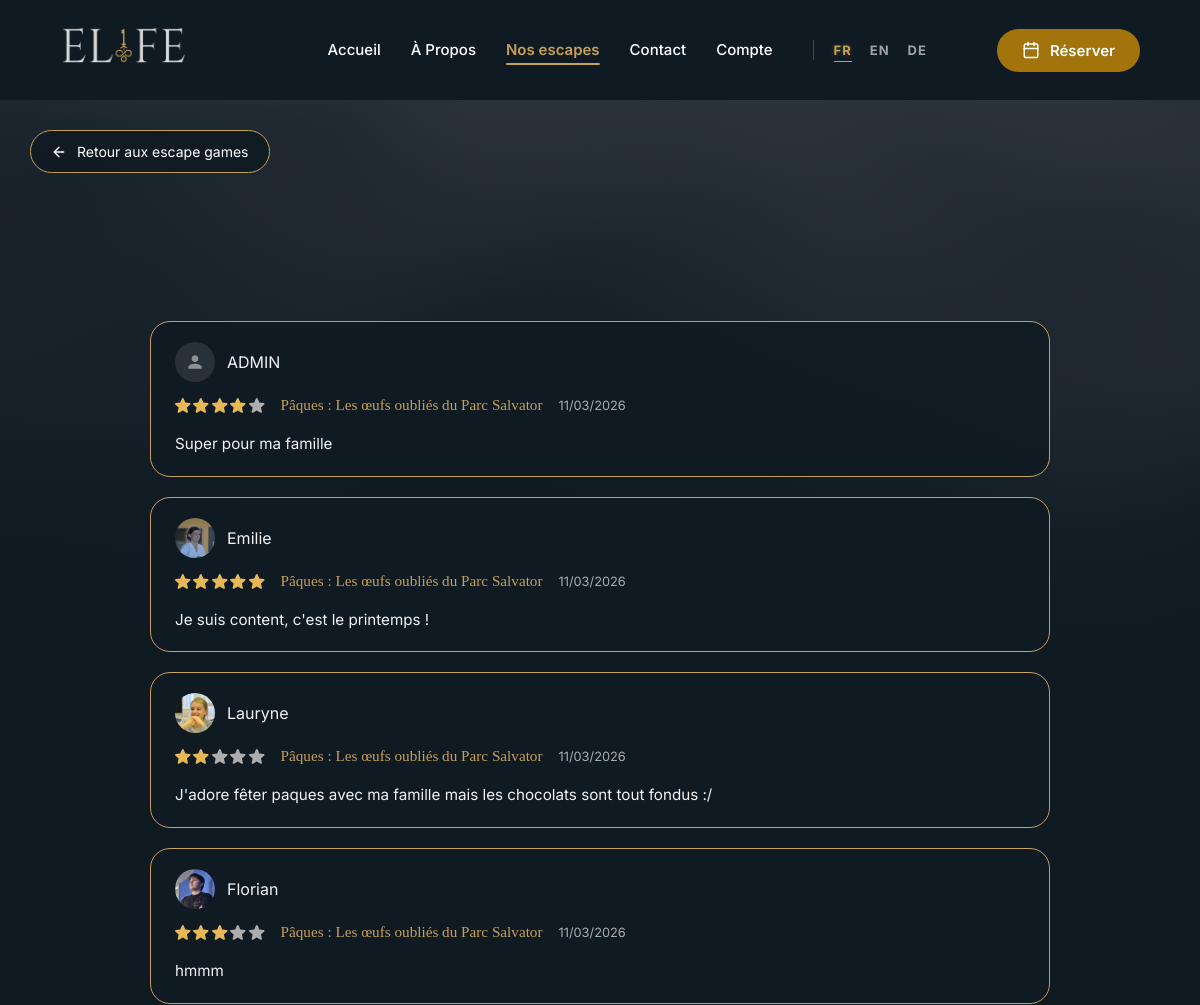
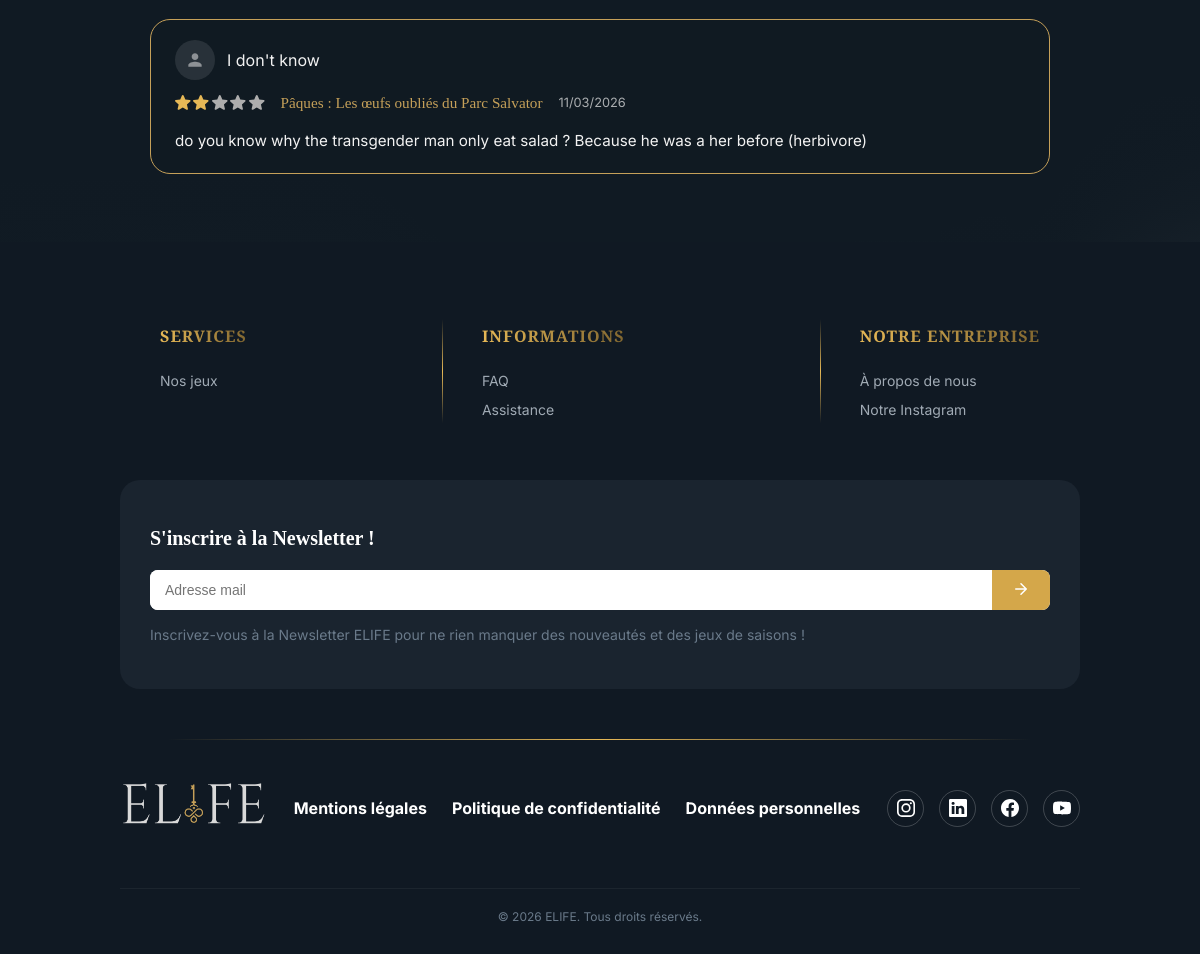
The page /index.php?action=pageVoirToutLesAvis&idEscapeGame=17 on the database its author committed (2 pictures, top to bottom).
### tables this page shows
CREATE TABLE `evaluer` (
  `id_avis` int(11) NOT NULL,
  `note` int(11) NOT NULL,
  `commentaire` text NOT NULL,
  `avis_date` date NOT NULL,
  `id_utilisateur` int(11) NOT NULL,
  `id_escape` int(11) NOT NULL
);

CREATE TABLE `utilisateur` (
  `id_utilisateur` int(11) NOT NULL,
  `nom` varchar(30) NOT NULL,
  `prenom` varchar(30) NOT NULL,
  `mail` varchar(50) NOT NULL,
  `tel` varchar(15) NOT NULL,
  `mdp` varchar(255) NOT NULL,
  `statut` int(11) NOT NULL
);

CREATE TABLE `escape` (
  `id_escape` int(11) NOT NULL,
  `nom` varchar(65) NOT NULL,
  `description` text NOT NULL,
  `lieu` varchar(50) NOT NULL,
  `duree` int(11) NOT NULL,
  `nbr_pers_min` int(11) NOT NULL,
  `nbr_pers_max` int(11) NOT NULL
);

### vue/vue.class.php (called while the page is built, shortened)
<?php
class vue
{
  private $fichierVue;
  public function __construct($action)
  {
    $this->fichierVue = "vue/vue" . $action . ".php";
  }
  public function afficher($data)
  {
    if (!isset($_SESSION["acces"]) || empty($_SESSION["acces"])) {
      require "composants/header/header_deconnecte.php";
    } elseif (isset($_SESSION['statut']) && $_SESSION['statut'] == 2) {
      ob_start();
      require "composants/header/header_admin.php";
      $header = ob_get_clean();
    } else {
      ob_start();
      require "composants/header/header_connecte.php";
      $header = ob_get_clean();
    }
    require "composants/footer/footer_deconnecte.php";
    require $this->fichierVue;
    require "gabarit.php";
  }
}

### index.php (called while the page is built, shortened)
<?php
require "includes/default_config.php";
$routeur = new routeur();
$routeur->routerRequete();

### modele/escapeGames.class.php (called while the page is built, shortened)
<?php
require_once "modele/database.class.php";
class escapeGames extends database
{
    public function afficherGame($idEscapeGame)
    {
        $req = 'SELECT * FROM escape WHERE escape.id_escape = ?';
        $afficherGame = $this->execReqPrep($req, array($idEscapeGame));
        return $afficherGame;
    }
    public function afficherAvis($idEscapeGame)
    {
        $req = 'SELECT evaluer.id_avis, evaluer.note, evaluer.commentaire, evaluer.avis_date, evaluer.id_escape, evaluer.id_utilisateur, utilisateur.nom, utilisateur.prenom
        FROM evaluer
        INNER JOIN escape ON evaluer.id_escape = escape.id_escape
        INNER JOIN utilisateur ON evaluer.id_utilisateur = utilisateur.id_utilisateur
        WHERE evaluer.id_escape = ?;';
        $afficherAvis = $this->execReqPrep($req, array($idEscapeGame));
        return $afficherAvis;
    }
}

### modele/database.class.php (called while the page is built, shortened)
<?php
abstract class database
{
  private $bdd;
  protected function execReqPrep($req, $data)
  {
    $reponse = $this->connexionBDD()->prepare($req);
    if ($reponse->execute($data)) {
      $resultat = $reponse->fetchAll(PDO::FETCH_ASSOC);
      return is_array($resultat) ? $resultat : [];
    }
    return FALSE;
  }
  private function connexionBDD()
  {
    global $Conf;
    if (!isset($this->bdd))
      try {
        $options = array(PDO::MYSQL_ATTR_INIT_COMMAND => "SET NAMES utf8");
        $this->bdd = new PDO('mysql:host=' . $Conf->DBHost . ';dbname=' . $Conf->DBName, $Conf->DBUser, $Conf->DBPwd, $options);
      } catch (Exception $err) {
        throw new Exception("Connexion à la BDD");
      }
    return $this->bdd;
  }
}

### includes/default_config.php (called while the page is built, shortened)
<?php
$Conf = new stdClass();
$Conf->DBHost = Config::$DBHOST ?? "localhost";
$Conf->DBName = Config::$DBNAME ?? "";
$Conf->DBUser = Config::$DBUSER ?? "root";
$Conf->DBPwd = Config::$DBPWD ?? "admin";

### vue/vueVoirToutLesAvis.php (the view, shortened to what this page needs)
<?php
$style = '<link rel="stylesheet" href="styles/VoirToutLesAvis.css">';
?>
<div class="avis-page-wrapper">
    <a href="index.php?action=escapeGames" class="btn-retour btn-retour-absolu">
        <svg xmlns="http://www.w3.org/2000/svg" width="16" height="16" viewBox="0 0 24 24" fill="none"
            stroke="currentColor" stroke-width="2" stroke-linecap="round" stroke-linejoin="round">
            <line x1="19" y1="12" x2="5" y2="12"></line>
            <polyline points="12 19 5 12 12 5"></polyline>
        </svg>
        <span id="btnRetourTexte">Retour aux escape games</span>
    </a>
<div class="avis-page">
    <div class="avis-page">
        <?php if (!empty($avis) && $avis != 0): ?>
            <?php foreach ($avis as $evaluation): ?>
                <?php $note = max(0, min(5, (int) $evaluation['note'])); ?>
                <?php
                $dossierPhotos = "photos_utilisateurs/";
                $idUtilisateur = $evaluation['id_utilisateur'] ?? null;
                $photoUtilisateur = null;
                if ($idUtilisateur !== null) {
                    $extensions = ['jpg', 'jpeg', 'png', 'webp'];
                    foreach ($extensions as $ext) {
                        $fichier = $dossierPhotos . $idUtilisateur . "." . $ext;
                        if (file_exists($fichier)) {
                            $photoUtilisateur = $fichier;
                            break;
                        }
                    }
                }
                ?>
                <div class="avis" data-note="<?= $note ?>">
                    <div class="container-avis">
                        <div class="top-avis">
                            <div class="photo-de-profil">
                                <?php if ($photoUtilisateur): ?>
                                    <img src="<?= htmlspecialchars($photoUtilisateur) ?>"
                                        alt="Photo de <?= htmlspecialchars($evaluation['prenom']) ?>">
                                <?php else: ?>
                                    <div class="photo-de-profil-placeholder" aria-hidden="true">
                                        <svg width="40" height="40" viewBox="0 0 24 24" fill="none"
                                            xmlns="http://www.w3.org/2000/svg">
                                            <path
                                                d="M12 12C14.21 12 16 10.21 16 8C16 5.79 14.21 4 12 4C9.79 4 8 5.79 8 8C8 10.21 9.79 12 12 12ZM12 14C9.33 14 4 15.34 4 18V20H20V18C20 15.34 14.67 14 12 14Z"
                                                fill="currentColor" />
                                        </svg>
                                    </div>
                                <?php endif; ?>
                                <div class="pseudo"><?= htmlspecialchars($evaluation['prenom']) ?></div>
                            </div>
                        </div>
                        <div class="meta-avis">
                            <div class="note">
                                <?php for ($i = 0; $i < $note; $i++): ?>
                                    <img src="images/etoileAvisOr.svg" alt="Etoile or">
                                <?php endfor; ?>
                                <?php for ($i = 0; $i < 5 - $note; $i++): ?>
                                    <img src="images/etoileAvisGrise.svg" alt="Etoile grise">
                                <?php endfor; ?>
                            </div>
                            <div class="nom-escape"><?= htmlspecialchars($escapeGame[0]['nom']) ?></div>
                            <div class="date-publication"><?= date('d/m/Y', strtotime($evaluation['avis_date'])) ?></div>
                        </div>
                    </div>
                    <div class="message"><?= htmlspecialchars($evaluation['commentaire']) ?></div>
                </div>
            <?php endforeach; ?>
        <?php endif; ?>
    </div>
</div>

### rows shown on the page
evaluer: id_utilisateur.prenom "ADMIN", note 4 (drawn), id_escape.nom "Pâques : Les œufs oubliés du Parc Salvator", avis_date "11/03/2026", commentaire "Super pour ma famille"
evaluer: shows a picture, id_utilisateur.prenom "Emilie", note 5 (drawn), id_escape.nom "Pâques : Les œufs oubliés du Parc Salvator", avis_date "11/03/2026", commentaire "Je suis content, c'est le printemps !"
evaluer: shows a picture, id_utilisateur.prenom "Lauryne", note 2 (drawn), id_escape.nom "Pâques : Les œufs oubliés du Parc Salvator", avis_date "11/03/2026", commentaire "J'adore fêter paques avec ma famille mais les chocolats sont tout fondus :/"
evaluer: shows a picture, id_utilisateur.prenom "Florian", note 3 (drawn), id_escape.nom "Pâques : Les œufs oubliés du Parc Salvator", avis_date "11/03/2026", commentaire "hmmm"
evaluer: id_utilisateur.prenom "I don't know", note 2 (drawn), id_escape.nom "Pâques : Les œufs oubliés du Parc Salvator", avis_date "11/03/2026", commentaire "do you know why the transgender man only eat salad ? Because he was a her before (herbivore)"
